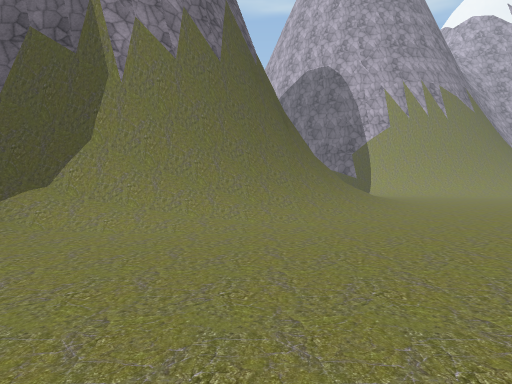
View 1 (above)

18 first-person views from a walk through a Unity game level. The camera is 1.5 m above the floor, tilts 2° down and sees 70° across. The floor is counted in squares, 2 m on a side. Each view is taken from the middle of a square. On the plan, view 1 faces up. The plan holds only what a view shows up to about 11 squares ahead; the rest is blank. The place goes on beyond the plan. The player is left out. Some surface patterns are stand-ins.

View 2
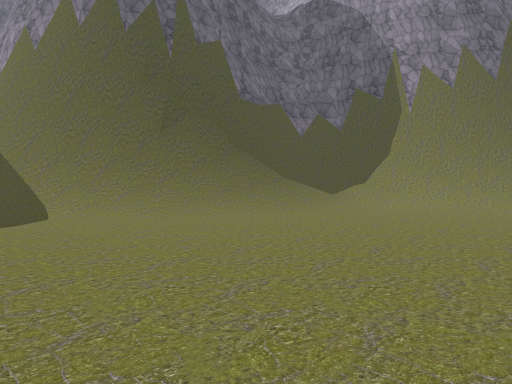

View 3
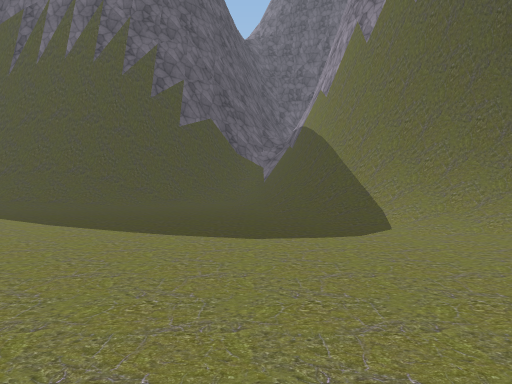

View 4
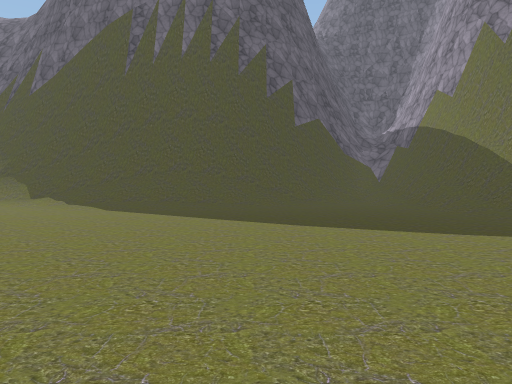

View 5
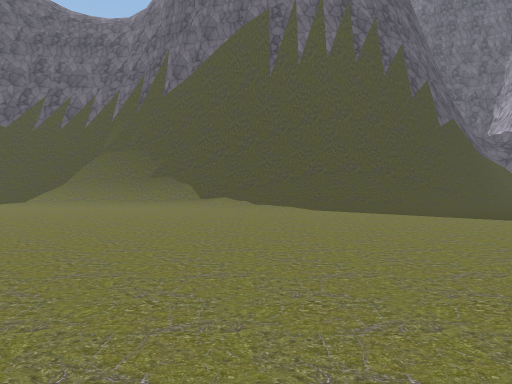

View 6
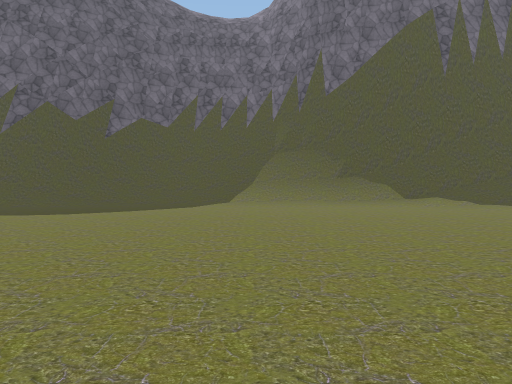

View 7
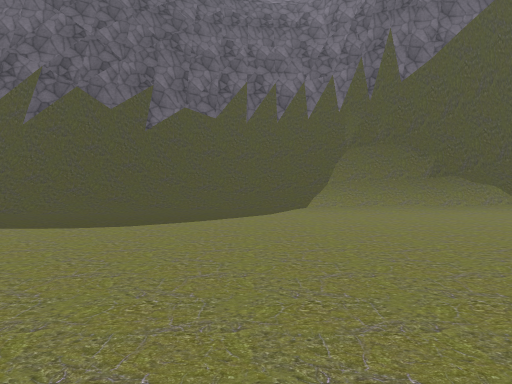

View 8
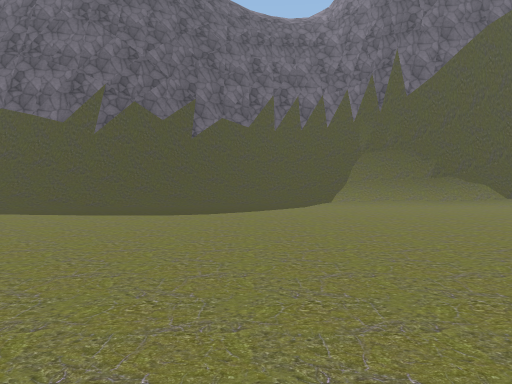

View 9
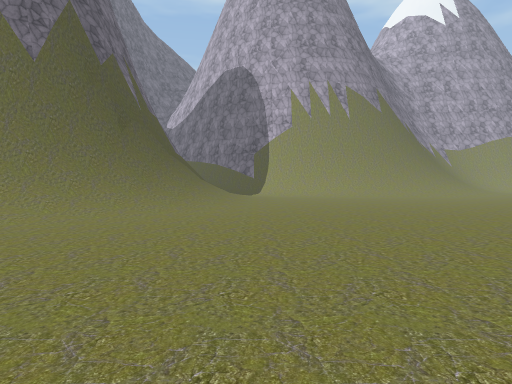

View 10
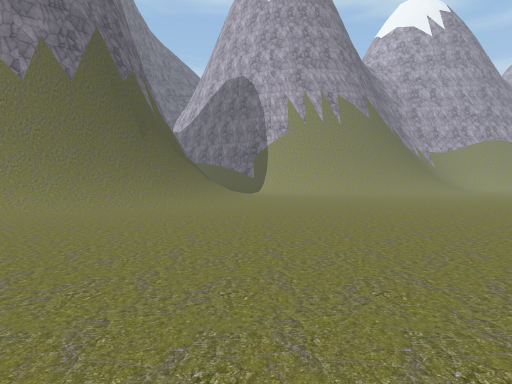

View 11
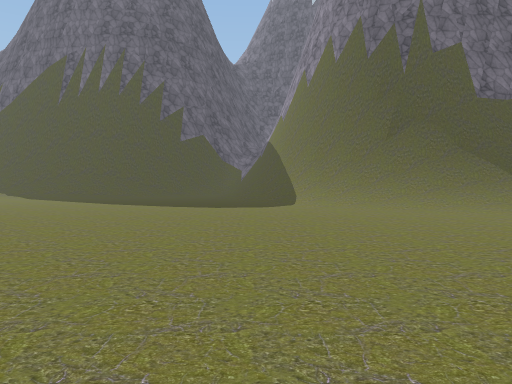

View 12
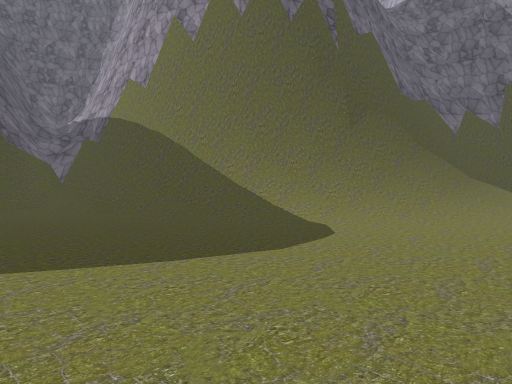

View 13
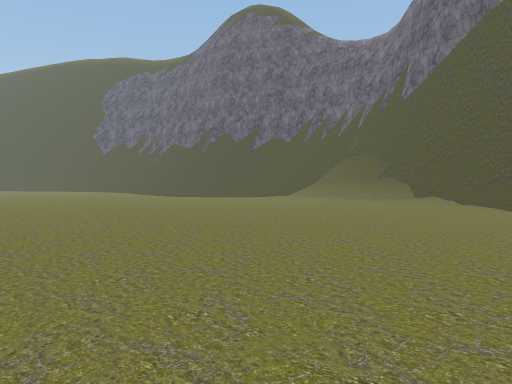

View 14
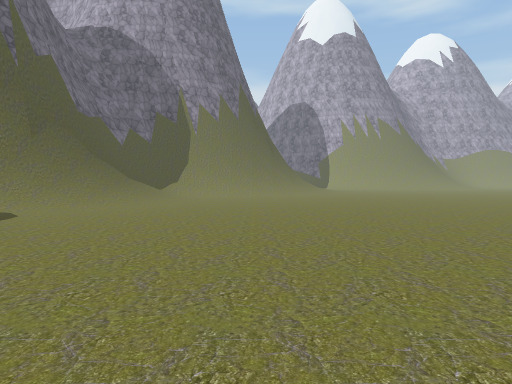

View 15
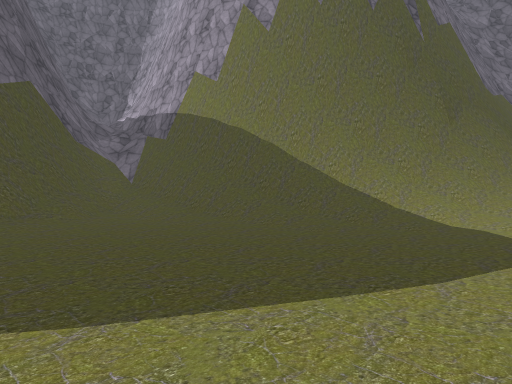

View 16
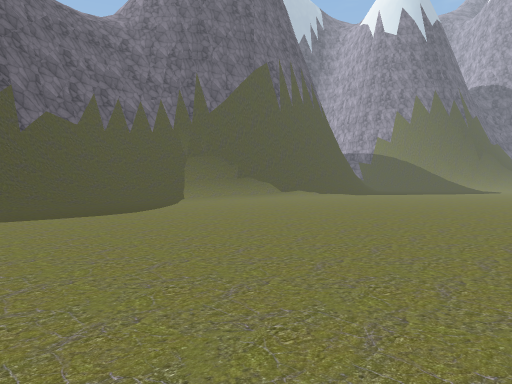

View 17
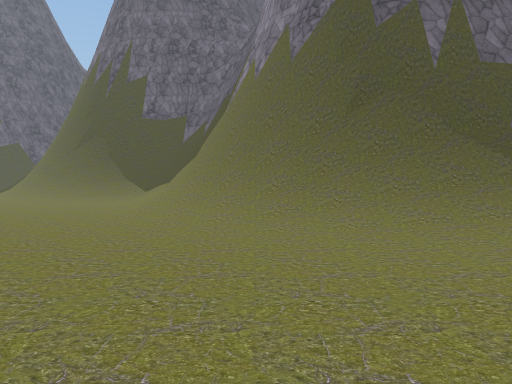

View 18
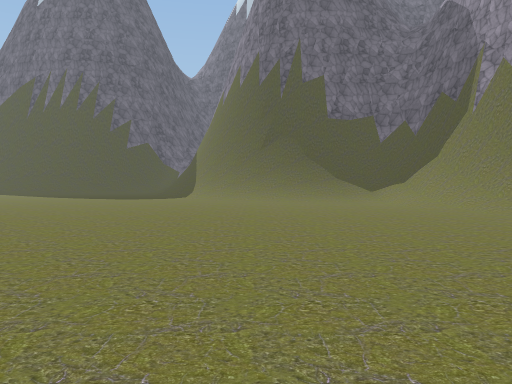

### Floor plan
Key: @ floor where view 1 was taken; # wall or solid block; . floor; / step, stairs or slope; = window, fence, low wall or low ledge.
Columns run from 14 left of view 1 to 10 right of it. Each row starts with its distance up from view 1.
 11                ##//......
 10               ##=//......
  9              ##=//.......
  8             ###///.......
  7          #####///........
  6           ==////.........
  5         # ///............
  4         #=//............
  3         #///............
  2        ##//............
  1        ##//.............
  0       ##//....@........
 -1      ##///............
 -2   ####///............
 -3 ####///.............
 -4 #////..............
 -5 ##//...............
 -6  ##/..............
 -7   ##/............
 -8    #/............
 -9    #/...........
-10    #//..........
-11    #//..........
-12    #//..........
-13    #/...........
-14   ##/..........
-15   #=/..........
-16  ##/...........
-17  ##/...........
-18  #=//..........
-19  #//...........
-20  #//..........
-21  #//..........
-22  #//...........
-23  ##/..........
-24  ##//..........
-25   ##/..........
-26   ##/..........
-27    #/...   ....

Where each view was taken, in squares from view 1:
view 1: 0 up, 0 right, facing up
view 2: 4 down, 2 right, facing up-left
view 3: 4 down, 0 right, facing left
view 4: 8 down, 0 right, facing left
view 5: 13 down, 0 right, facing left
view 6: 19 down, 0 right, facing left
view 7: 21 down, 2 left, facing left
view 8: 22 down, 0 right, facing left
view 9: 0 up, 5 right, facing up
view 10: 2 down, 5 right, facing up
view 11: 3 down, 5 right, facing left
view 12: 7 down, 2 left, facing up-left
view 13: 10 down, 1 right, facing down-left
view 14: 10 down, 0 right, facing up
view 15: 8 down, 4 left, facing up-left
view 16: 27 down, 0 right, facing up-left
view 17: 9 up, 9 right, facing left
view 18: 1 up, 9 right, facing left
